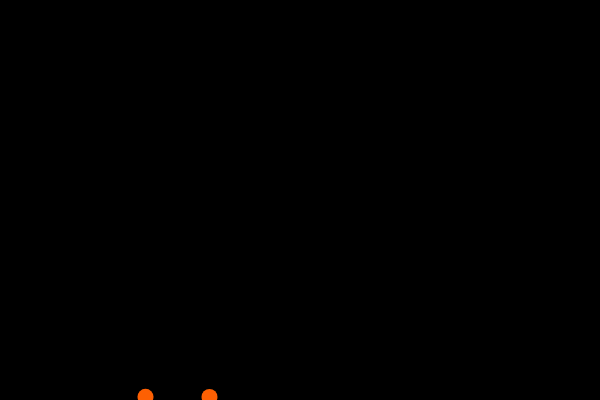
Frame 1 (no input)
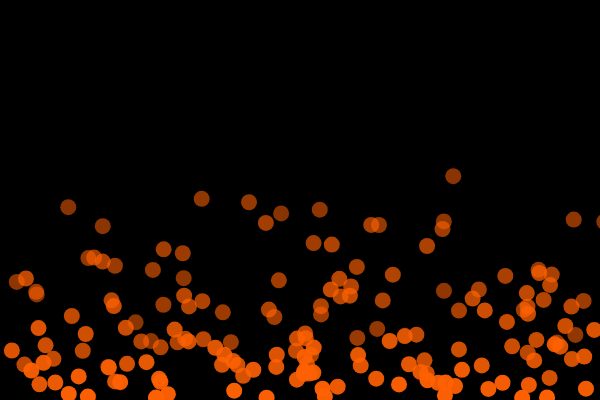
Frame 60 (no input)
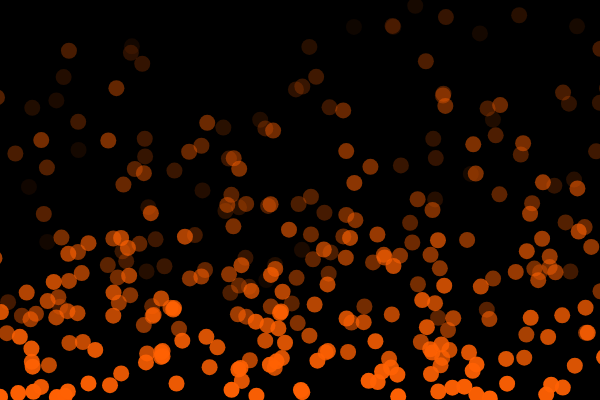
Frame 120 (the mouse pressed at the canvas centre since frame 60)

The p5.js sketch that drew these frames (run headless with seeded random() and noise() and a simulated clock; from frame 60 on, the mouse is pressed at the canvas centre):

// p5.js sketch
// ── sketch.js

var particles = []


function setup() {
	createCanvas(600, 400);
}

function draw() {
	background(0)
	// 这个 draw() 函数更 setInterval有点像
	for(let i = 0; i< 3; i++){
		var p = new Particle()
		particles.push(p)
	}
	for(let i=particles.length-1; i >0; i--){
		particles[i].update()
		particles[i].show(random(0,255),random(0,255),random(0,255))
		if(particles[i].remove()){
			//透明度为0的粒子删除掉 清空缓存
			particles.splice(i,1);
		}
	}
}

class Particle {
	// 粒子 ...
	constructor() {
		this.x = random(1, 600) // 控制初始化的 x可以控制根
		this.y = 400
		this.vx = random(-2, 2) // -2 至 2 之间
		this.vy = random(-4, -1) // -5 至 -1 之间

		this.alpha = 255; // default alpha
	}
	remove(){
		return this.alpha < 0
	}
	update(){
		// 让创建后的粒子 更改x 和 y的位置，照成移动
		// x偏移量小, y偏移量
		this.x += this.vx;
		this.y += this.vy;
		this.alpha -= 2
	}
	show(r,g,b){
		 // stroke(r, g, b) // border描边颜色
		 noStroke() // 取消 border
		fill(255,97,3,this.alpha) // 填充颜色 0黑色 255白色
		ellipse(this.x, this.y, 16) // 椭圆
	}
}
